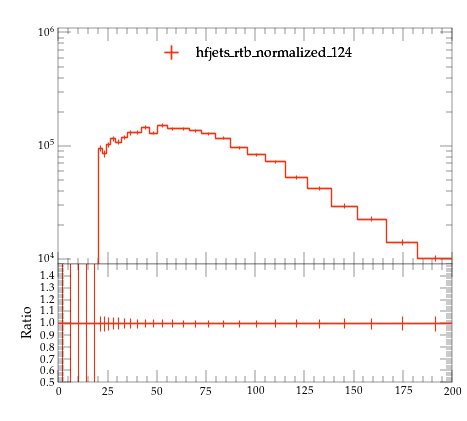

Write Python code to recreate this figure.
#! /usr/bin/env python

# This Python script was auto-generated using YODA v2.0.2.
# Analysis object: /MC_HFJETS_NOTNORM/ptBJetLead
# Timestamp: 29-07-2026 (18:13:05)

import matplotlib as mpl
import matplotlib.pyplot as plt
mpl.use('Agg') # comment out for interactive use
import os
import numpy as np

plotDir = os.path.split(os.path.realpath(__file__))[0]
if 'YODA_USER_PLOT_PATH' in globals():
    plot_outdir = globals()['YODA_USER_PLOT_PATH']
else:
    plot_outdir = plotDir

#plot style
plt.style.use(os.path.join(plotDir, '../default.mplstyle'))
# plot metadata
figW, figH = plt.rcParams['figure.figsize']
ax_xLabel = r''
ax_yLabel = r''
ax_title  = r''
ax_xScale = 'linear'
ax_yScale = 'log'
xLims = (0.0, 200.0)
yLims = (9000.0, 1100000.0)

# TeX-friendly labels for the legend
labels = {
    'legend' : ([ r"hfjets\_rtb\_normalized\_124" ], r""),
}

# Adjust canvas width and height
canvasW = 10.0
canvasH = 9.0
figW *= canvasW/10.
figH *= canvasH/9.

# Create figure and axis objects
fig, (ax, ratio0_ax) = plt.subplots(2, 1, sharex=True,
                  figsize=(figW,figH), gridspec_kw={'height_ratios': (6.0, 3.0)})

# Set figure margins
plt.subplots_adjust(
    left   = 1.0 * plt.rcParams['figure.subplot.left'],
    right  = 1.0 * plt.rcParams['figure.subplot.right'],
    top    = 1.0 * plt.rcParams['figure.subplot.top'],
    bottom = 1.0 * plt.rcParams['figure.subplot.bottom'])

ratio0_ax.yaxis.set_major_locator(mpl.ticker.MultipleLocator(0.1))
ratio0_ax.set_ylim(0.5, 1.4999)
ratio0_ax.set_ylabel('Ratio')

# the numerical data is stored in a separate file
dataf = dict()
prefix = os.path.split(__file__)[0]
if prefix:    prefix = prefix + '/'
exec(open(prefix+'ptBJetLead__data.py').read(), dataf)


legend_handles = dict() # keep track of handles for the legend

# style options for curves
# starts at zorder>=5 to draw curve on top of legend
styles = {
  'hfjets_rtb_normalized_124.yoda.gz': {
    'color' : '#EE3311',
    'linestyle' : '-',
    'linewidth' : 1,
    'marker' : 'none',
    'markersize' : 2,
    'capsize' : 0.0,
    'zorder' : 5,
    'histstyle' : 1,
    'drawstyle' : 'steps-pre',
    'xerrorbars' : 1,
    'yerrorbars' : 1,
    'fillcolor' : None,
    'fillopacity' : 1.0,
    'ratio0_linestyle' : '-',
    'ratio0_linewidth' : 1,
    'ratio0_marker' : 'none',
    'ratio0_markersize' : 2,
    'ratio0_capsize' : 0.0,
    'ratio0_zorder' : 5,
    'ratio0_histstyle' : 1,
    'ratio0_drawstyle' : 'steps-pre',
    'ratio0_xerrorbars' : 1,
    'ratio0_yerrorbars' : 1,
  },
}

# curve from input yoda files in main panel
for label, yvals in dataf['yvals'].items():
    if all(np.isnan(v) for v in dataf['yvals'][label]):
        continue
    tmp = None
    if styles[label]['histstyle']: # draw as histogram
        xpos = dataf['xedges'][label] if styles[label]['drawstyle'] else dataf['xpoints'][label]
        ypos = np.insert(yvals, 0, yvals[0]) if styles[label]['drawstyle'] else yvals
        if styles[label]['fillcolor']: # fill area below curve
            ax.fill_between(xpos, ypos, step='pre',
                            color=styles[label]['fillcolor'],
                            alpha=styles[label]['fillopacity'])
        tmp, = ax.plot(xpos, ypos,
                       color=styles[label]['color'],
                       linestyle=styles[label]['linestyle'],
                       linewidth=styles[label]['linewidth'],
                       drawstyle=styles[label]['drawstyle'], solid_joinstyle='miter',
                       zorder=styles[label]['zorder'], label=label)
    tmp = ax.errorbar(dataf['xpoints'][label], yvals,
                      xerr=np.array(dataf['xerrs'][label])*styles[label]['xerrorbars'],
                      yerr=np.array(dataf['yerrs'][label])*styles[label]['yerrorbars'],
                      fmt=styles[label]['marker'], capsize=styles[label]['capsize'],
                      markersize=styles[label]['markersize'],
                      ecolor=styles[label]['color'],
                      color=styles[label]['color'], zorder=styles[label]['zorder'])
    tmp[-1][0].set_linestyle(styles[label]['linestyle'])
    tmp[-1][0].set_linewidth(styles[label]['linewidth'])
    if label in dataf['add_legend_handle']:  legend_handles[label] = tmp
    for varLabel in dataf['variation_yvals'].keys():
        if varLabel.startswith(label):
            tmp, = ax.plot(dataf['xedges'][label], dataf['variation_yvals'][varLabel],
                           color=styles[label]['color'],
                           linestyle=styles[label]['linestyle'],
                           linewidth=styles[label]['linewidth'],
                           drawstyle='steps-pre', solid_joinstyle='miter',
                           zorder=styles[label]['zorder'], alpha=0.5)


# plots on ratio panel
# curve from input yoda files in ratio panel
for label, yvals in dataf['ratio0_yvals'].items():
    if all(np.isnan(v) for v in yvals):
        continue
    if styles[label]['ratio0_histstyle']: # plot as histogram
        xpos = dataf['xedges']['hfjets_rtb_normalized_124.yoda.gz'] if styles[label]['ratio0_drawstyle'] else dataf['xpoints']['hfjets_rtb_normalized_124.yoda.gz']
        ypos = np.insert(yvals, 0, yvals[0]) if styles[label]['ratio0_drawstyle'] else yvals
        ratio0_ax.plot(xpos, ypos,
                       color=styles[label]['color'],
                       linewidth=styles[label]['linewidth'],
                       linestyle=styles[label]['ratio0_linestyle'],
                       drawstyle=styles[label]['ratio0_drawstyle'], zorder=styles[label]['zorder'],
                       solid_joinstyle='miter')
    tmp = ratio0_ax.errorbar(dataf['xpoints']['hfjets_rtb_normalized_124.yoda.gz'], yvals,
                             xerr=np.array(dataf['ref_xerrs'])*styles[label]['ratio0_xerrorbars'],
                             yerr=np.array(dataf['ratio0_yerrs'][label])*styles[label]['ratio0_yerrorbars'],
                             fmt=styles[label]['ratio0_marker'], capsize=styles[label]['ratio0_capsize'],
                             markersize=styles[label]['ratio0_markersize'],
                             ecolor=styles[label]['color'],
                             color=styles[label]['color'])
    tmp[-1][0].set_linestyle(styles[label]['ratio0_linestyle'])
    tmp[-1][0].set_linewidth(styles[label]['ratio0_linewidth'])

    for varlabel in dataf['ratio0_variation_vals'].keys():
        if varlabel.startswith(label):
            ratio0_ax.plot(dataf['xedges']['hfjets_rtb_normalized_124.yoda.gz'],
                            dataf['ratio0_variation_vals'][varlabel],
                            color=styles[label]['color'],
                            linestyle=styles[label]['linestyle'],
                            linewidth=styles[label]['linewidth'],
                            drawstyle='steps-pre', solid_joinstyle='miter',
                            zorder=1, alpha=0.5)

legend_items = list(legend_handles.values())
ax.add_artist(ax.legend(legend_items,
                        labels['legend'][0],
                        title=labels['legend'][1],
                        alignment='left',
                        loc='upper center',
                        bbox_to_anchor=(0.5, 0.97)))

# set plot metadata as defined above
ratio0_ax.set_xlabel(ax_xLabel)
ratio0_ax.xaxis.set_label_coords(1., -0.15)
ax.set_ylabel(ax_yLabel, ha='right', va='top')
ax.yaxis.set_label_coords(-0.11, 1.0)
ax.set_title(ax_title, loc='left')
ax.set_xscale(ax_xScale)
ax.set_yscale(ax_yScale)
ax.set_xlim(xLims)
ax.set_ylim(yLims)

# tick formatting
plt.rcParams['xtick.top'] = True
plt.rcParams['ytick.right'] = True
ax.yaxis.set_major_locator(mpl.ticker.LogLocator(base=10.0, numticks=np.inf))
ax.yaxis.set_minor_locator(mpl.ticker.LogLocator(
                           base=10.0, subs=np.arange(0.1, 1, 0.1), numticks=np.inf))
fig.align_ylabels((ax, ratio0_ax))
plt.savefig(os.path.join(plot_outdir, 'ptBJetLead.pdf'), format='PDF')
plt.savefig(os.path.join(plot_outdir, 'ptBJetLead.png'), format='PNG')

plt.close(fig)
